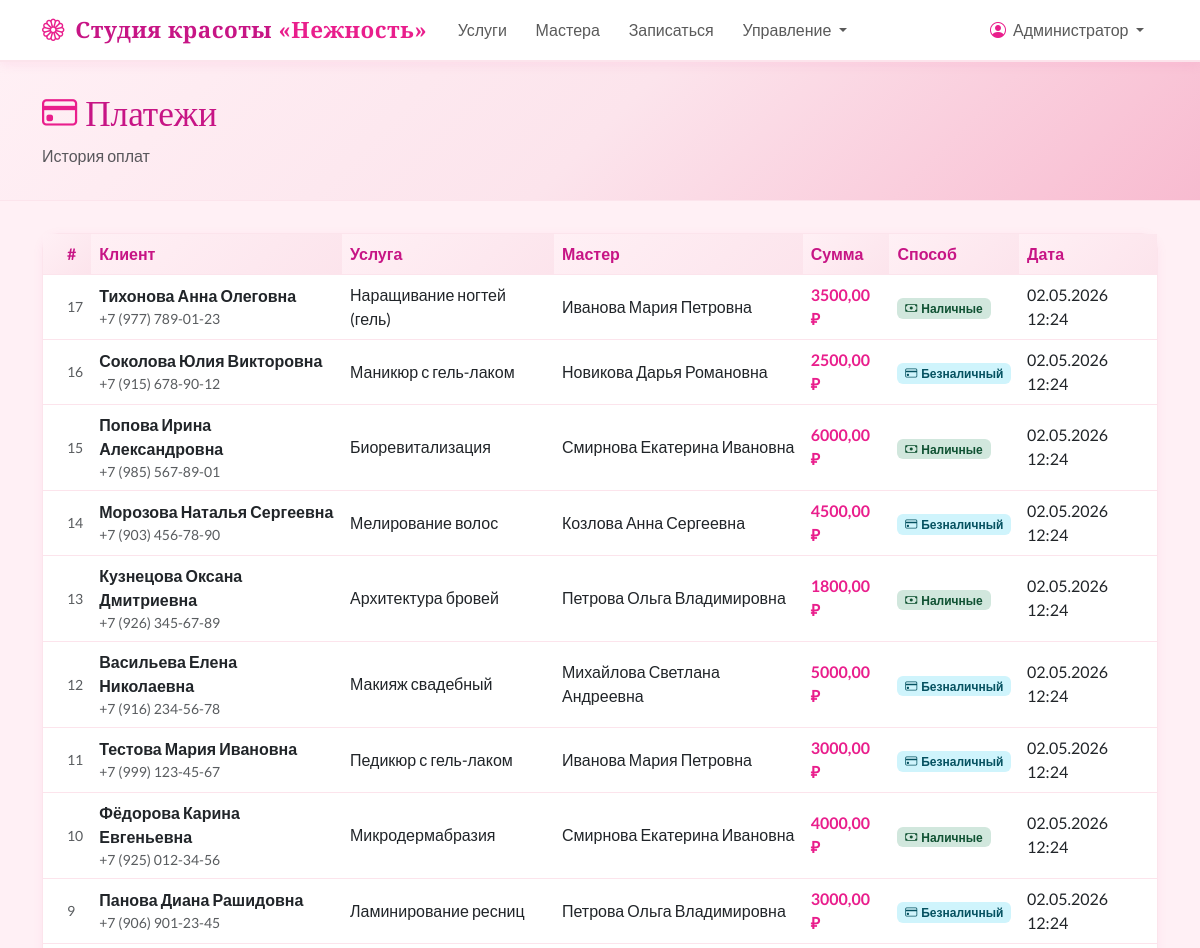
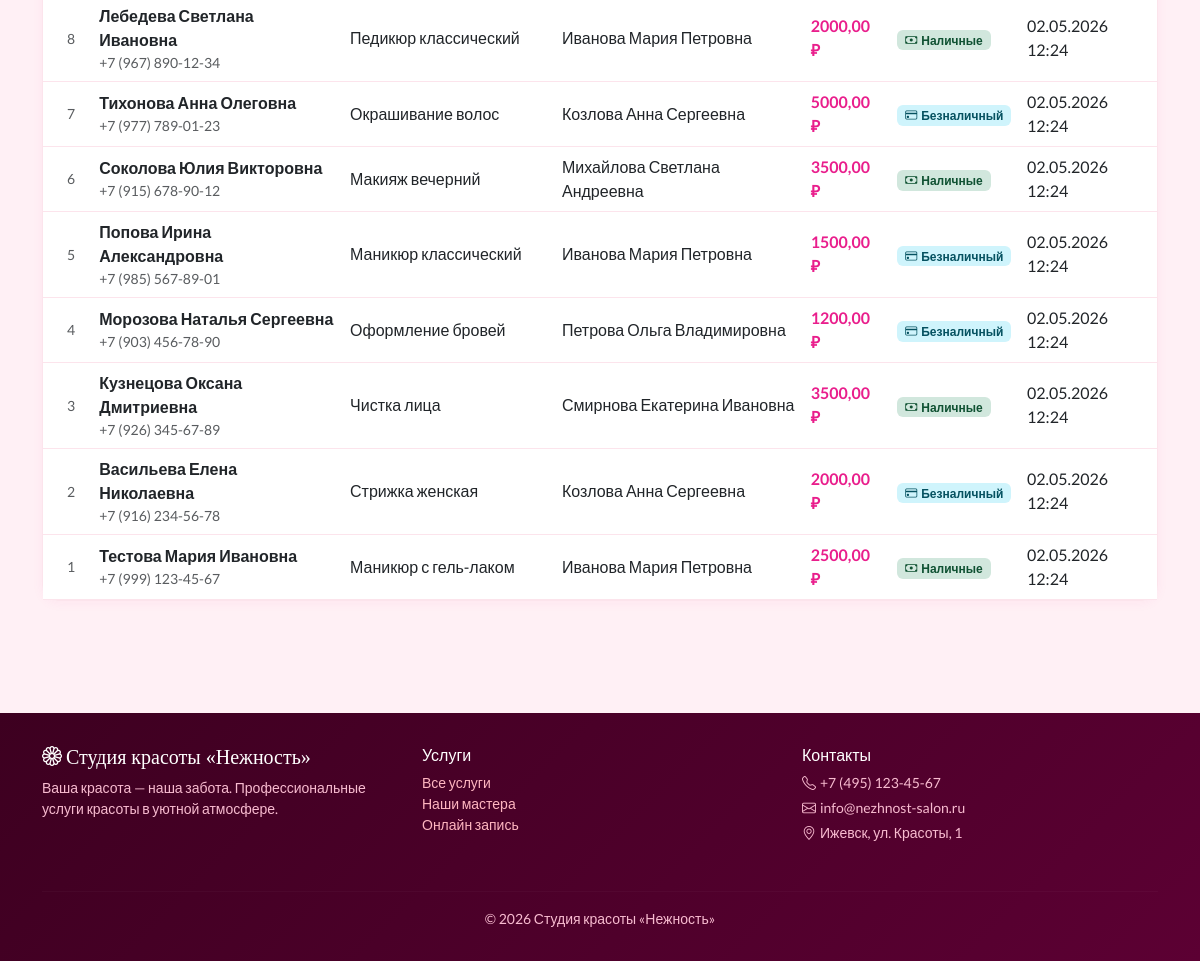
/payments/ (signed in), run on the app's committed database (2 pictures, top to bottom).
### apps/payments/models.py (models this page shows, shortened)
class Payment(models.Model):
    METHOD_CASH = 'cash'
    METHOD_CARD = 'card'
    METHOD_CHOICES = [
        (METHOD_CASH, 'Наличные'),
        (METHOD_CARD, 'Безналичный'),
    ]
    booking = models.OneToOneField(Booking, on_delete=models.CASCADE, related_name='payment', verbose_name='Запись')
    amount = models.DecimalField('Сумма', max_digits=10, decimal_places=2)
    method = models.CharField('Способ оплаты', max_length=10, choices=METHOD_CHOICES)
    paid_at = models.DateTimeField('Дата оплаты', auto_now_add=True)
    notes = models.TextField('Примечание', blank=True)
    class Meta:
        verbose_name = 'Платёж'
        verbose_name_plural = 'Платежи'

### apps/bookings/models.py (models this page shows, shortened)
class Booking(models.Model):
    STATUS_PENDING = 'pending'
    STATUS_CONFIRMED = 'confirmed'
    STATUS_ARRIVED = 'arrived'
    STATUS_COMPLETED = 'completed'
    STATUS_CANCELLED = 'cancelled'
    STATUS_NO_SHOW = 'no_show'
    STATUS_CHOICES = [
        (STATUS_PENDING, 'Ожидает подтверждения'),
        (STATUS_CONFIRMED, 'Подтверждено'),
        (STATUS_ARRIVED, 'Клиент пришёл'),
        (STATUS_COMPLETED, 'Выполнено'),
        (STATUS_CANCELLED, 'Отменено'),
        (STATUS_NO_SHOW, 'Не явился'),
    ]
    client = models.ForeignKey(Client, on_delete=models.SET_NULL, null=True, blank=True, related_name='bookings', verbose_name='Клиент')
    guest_name = models.CharField('Имя гостя', max_length=100, blank=True)
    guest_phone = models.CharField('Телефон гостя', max_length=20, blank=True)
    master = models.ForeignKey(Master, on_delete=models.CASCADE, related_name='bookings', verbose_name='Мастер')
    service = models.ForeignKey(Service, on_delete=models.CASCADE, verbose_name='Услуга')
    date = models.DateField('Дата')
    start_time = models.TimeField('Время начала')
    end_time = models.TimeField('Время окончания')
    status = models.CharField('Статус', max_length=20, choices=STATUS_CHOICES, default=STATUS_PENDING)
    notes = models.TextField('Примечания клиента', blank=True)
    created_at = models.DateTimeField(auto_now_add=True)
    updated_at = models.DateTimeField(auto_now=True)
    class Meta:
        verbose_name = 'Запись'
        verbose_name_plural = 'Записи'
        ordering = ['date', 'start_time']

### apps/clients/models.py (models this page shows, shortened)
class Client(models.Model):
    user = models.OneToOneField(User, on_delete=models.CASCADE, related_name='client_profile', null=True, blank=True)
    full_name = models.CharField('ФИО', max_length=200)
    phone = models.CharField('Телефон', max_length=20, unique=True)
    email = models.EmailField('Email', blank=True, null=True)
    created_at = models.DateTimeField('Дата регистрации', auto_now_add=True)
    notes = models.TextField('Заметки', blank=True)
    class Meta:
        verbose_name = 'Клиент'
        verbose_name_plural = 'Клиенты'
    def visit_count(self):
        return self.bookings.filter(status='completed').count()
    visit_count.short_description = 'Визитов'

### apps/masters/models.py (models this page shows, shortened)
class Service(models.Model):
    CATEGORY_MANICURE = 'manicure'
    CATEGORY_HAIR = 'hair'
    CATEGORY_SKIN = 'skin'
    CATEGORY_BROWS = 'brows'
    CATEGORY_MAKEUP = 'makeup'
    CATEGORY_OTHER = 'other'
    CATEGORY_CHOICES = [
        (CATEGORY_MANICURE, 'Маникюр и педикюр'),
        (CATEGORY_HAIR, 'Волосы'),
        (CATEGORY_SKIN, 'Уход за кожей'),
        (CATEGORY_BROWS, 'Брови и ресницы'),
        (CATEGORY_MAKEUP, 'Макияж'),
        (CATEGORY_OTHER, 'Другое'),
    ]
    name = models.CharField('Название услуги', max_length=200)
    category = models.CharField('Категория', max_length=20, choices=CATEGORY_CHOICES, default=CATEGORY_OTHER)
    photo = models.ImageField('Фото услуги', upload_to='services/', blank=True, null=True)
    duration_minutes = models.PositiveIntegerField('Длительность (мин)')
    price = models.DecimalField('Цена', max_digits=10, decimal_places=2)
    description = models.TextField('Описание', blank=True)
    is_active = models.BooleanField('Активна', default=True)
    class Meta:
        verbose_name = 'Услуга'
        verbose_name_plural = 'Услуги'

class Master(models.Model):
    full_name = models.CharField('ФИО', max_length=200)
    specialization = models.CharField('Специализация', max_length=200)
    photo = models.ImageField('Фото', upload_to='masters/', blank=True, null=True)
    services = models.ManyToManyField(Service, through='MasterService', verbose_name='Услуги')
    bio = models.TextField('О мастере', blank=True)
    is_active = models.BooleanField('Активен', default=True)
    class Meta:
        verbose_name = 'Мастер'
        verbose_name_plural = 'Мастера'

### apps/payments/views.py (the view)
# urls.py: path('', views.payments_list, name='payments_list'),
@staff_member_required
def payments_list(request):
    payments = Payment.objects.select_related('booking__client', 'booking__master', 'booking__service').order_by('-paid_at')
    return render(request, 'admin_panel/payments_list.html', {'payments': payments})

### templates/admin_panel/payments_list.html (shortened to what this page needs)
{% extends 'base.html' %}
{% block content %}
<div class="page-header">
    <div class="container">
        <h1><i class="bi bi-credit-card me-2" style="color: var(--pink-primary);"></i>Платежи</h1>
        <p class="text-muted mb-0">История оплат</p>
    </div>
</div>
<div class="container pb-5">
    <div class="card">
        <div class="card-body p-0">
            {% if payments %}
            <div class="table-responsive">
                <table class="table table-hover mb-0">
                    <thead>
                        <tr>
                            <th class="ps-4">#</th>
                            <th>Клиент</th>
                            <th>Услуга</th>
                            <th>Мастер</th>
                            <th>Сумма</th>
                            <th>Способ</th>
                            <th>Дата</th>
                        </tr>
                    </thead>
                    <tbody>
                        {% for payment in payments %}
                        <tr>
                            <td class="ps-4 text-muted small">{{ payment.pk }}</td>
                            <td>
                                <strong>{{ payment.booking.client.full_name }}</strong>
                                <div class="small text-muted">{{ payment.booking.client.phone }}</div>
                            </td>
                            <td>{{ payment.booking.service.name }}</td>
                            <td>{{ payment.booking.master.full_name }}</td>
                            <td>
                                <strong style="color: var(--pink-primary);">{{ payment.amount }} ₽</strong>
                            </td>
                            <td>
                                {% if payment.method == 'cash' %}
                                <span class="badge" style="background: #d1e7dd; color: #0f5132;">
                                    <i class="bi bi-cash me-1"></i>Наличные
                                </span>
                                {% else %}
                                <span class="badge" style="background: #cff4fc; color: #055160;">
                                    <i class="bi bi-credit-card me-1"></i>Безналичный
                                </span>
                                {% endif %}
                            </td>
                            <td>{{ payment.paid_at|date:"d.m.Y H:i" }}</td>
                        </tr>
                        {% endfor %}
                    </tbody>
                </table>
            </div>
            {% else %}
            <div class="text-center py-5">
                <div style="font-size: 4rem; opacity: 0.3; color: var(--pink-primary);"><i class="bi bi-credit-card"></i></div>
                <h5 class="text-muted mt-3">Платежей нет</h5>
            </div>
            {% endif %}
        </div>
    </div>
</div>
{% endblock %}

### templates/base.html (shortened to what this page needs)
<!DOCTYPE html>
<html lang="ru">
<head>
    <link href="https://cdn.jsdelivr.net/npm/bootstrap@5.3.0/dist/css/bootstrap.min.css" rel="stylesheet">
    <link href="https://cdn.jsdelivr.net/npm/bootstrap-icons@1.11.0/font/bootstrap-icons.css" rel="stylesheet">
</head>
<body>
    <nav class="navbar navbar-expand-lg sticky-top">
        <div class="container">
            <a class="navbar-brand" href="/">
                <i class="bi bi-flower1 me-1" style="color: var(--pink-primary);"></i>
                Студия красоты <span>«Нежность»</span>
            </a>
            <div class="collapse navbar-collapse" id="navbarMain">
                <ul class="navbar-nav me-auto mb-2 mb-lg-0">
                    <li class="nav-item">
                        <a class="nav-link" href="/services/">
                            Услуги
                        </a>
                    </li>
                    <li class="nav-item">
                        <a class="nav-link" href="/masters/">
                            Мастера
                        </a>
                    </li>
                    {% if user.is_authenticated %}
                    <li class="nav-item">
                        <a class="nav-link" href="/bookings/book/">
                            Записаться
                        </a>
                    </li>
                    {% endif %}
                    {% if user.is_staff %}
                    <li class="nav-item dropdown">
                        <a class="nav-link dropdown-toggle" href="#" data-bs-toggle="dropdown">
                            Управление
                        </a>
                    </li>
                    {% endif %}
                </ul>
                <ul class="navbar-nav ms-auto">
                    {% if user.is_authenticated %}
                    <li class="nav-item dropdown">
                        <a class="nav-link dropdown-toggle" href="#" data-bs-toggle="dropdown">
                            <i class="bi bi-person-circle me-1" style="color: var(--pink-primary);"></i>
                            {{ user.get_full_name|default:user.username }}
                        </a>
                    </li>
                    {% endif %}
                </ul>
            </div>
        </div>
    </nav>
    <main>
        {% block content %}{% endblock %}
    </main>
    <footer>
        <div class="container">
            <div class="row">
                <div class="col-md-4 mb-3">
                    <h5 class="text-white" style="font-family: 'Playfair Display', serif;">
                        <i class="bi bi-flower1 me-1"></i>Студия красоты «Нежность»
                    </h5>
                    <p class="small">Ваша красота — наша забота. Профессиональные услуги красоты в уютной атмосфере.</p>
                </div>
                <div class="col-md-4 mb-3">
                    <h6 class="text-white">Услуги</h6>
                    <ul class="list-unstyled small">
                        <li><a href="/services/">Все услуги</a></li>
                        <li><a href="/masters/">Наши мастера</a></li>
                        <li><a href="/bookings/book/">Онлайн запись</a></li>
                    </ul>
                </div>
                <div class="col-md-4 mb-3">
                    <h6 class="text-white">Контакты</h6>
                    <p class="small mb-1"><i class="bi bi-telephone me-1"></i>+7 (495) 123-45-67</p>
                    <p class="small mb-1"><i class="bi bi-envelope me-1"></i>info@nezhnost-salon.ru</p>
                    <p class="small"><i class="bi bi-geo-alt me-1"></i>Ижевск, ул. Красоты, 1</p>
                </div>
            </div>
            <hr style="border-color: rgba(255,255,255,0.1);">
            <div class="text-center small">
                <p class="mb-0">&copy; 2026 Студия красоты «Нежность»</p>
            </div>
        </div>
    </footer>
</body>
</html>

### templates/base.html (style rules this page uses)
:root { --pink-lightest: #fff0f5; --pink-light: #ffb6c1; --pink-medium: #ff69b4; --pink-primary: #e91e8c; --pink-dark: #c71585; --pink-card: #fff8fa; --pink-accent: #f48fb1; --pink-border: #fce4ec; }
* { box-sizing: border-box; }
body { background-color: var(--pink-lightest); font-family: 'Lato', sans-serif; color: #4a4a4a; min-height: 100vh; }
h1, h2, h3, h4, h5, .display-font { font-family: 'Playfair Display', serif; }
.navbar { background: #ffffff; border-bottom: 2px solid var(--pink-border); box-shadow: 0 2px 12px rgba(233, 30, 140, 0.08); }
.navbar-brand { font-family: 'Playfair Display', serif; font-size: 1.4rem; font-weight: 700; color: var(--pink-dark) !important; letter-spacing: 0.5px; }
.navbar-brand span { color: var(--pink-primary); }
.nav-link { color: #5a5a5a !important; font-weight: 500; transition: color 0.2s; padding: 0.5rem 0.9rem !important; border-radius: 6px; }
.card { border: 1px solid var(--pink-border); border-radius: 16px; background: var(--pink-card); box-shadow: 0 2px 12px rgba(233, 30, 140, 0.05); transition: box-shadow 0.3s; }
.page-header { background: linear-gradient(135deg, #fff0f5 0%, #fce4ec 50%, #f8bbd0 100%); border-bottom: 1px solid var(--pink-border); padding: 2rem 0; margin-bottom: 2rem; }
.page-header h1 { color: var(--pink-dark); font-size: 2.2rem; }
.table th { background: linear-gradient(135deg, var(--pink-lightest), #fce4ec); color: var(--pink-dark); font-weight: 700; border-color: var(--pink-border); white-space: nowrap; }
.table td { border-color: var(--pink-border); vertical-align: middle; }
footer { background: linear-gradient(135deg, #3d0020, #5c0033); color: #f8bbd0; padding: 2rem 0; margin-top: 4rem; }
footer a { color: var(--pink-light); text-decoration: none; }
body:not(.modal-open) { overflow-y: auto !important; padding-right: 0 !important; }

### data on the page
Payment: pk "17", booking.client.full_name "Тихонова Анна Олеговна", booking.client.phone "+7 (977) 789-01-23", booking.service.name "Наращивание ногтей (гель)", booking.master.full_name "Иванова Мария Петровна", amount "3500,00", method "cash" (drawn), paid_at "02.05.2026 12:24"
Payment: pk "16", booking.client.full_name "Соколова Юлия Викторовна", booking.client.phone "+7 (915) 678-90-12", booking.service.name "Маникюр с гель-лаком", booking.master.full_name "Новикова Дарья Романовна", amount "2500,00", method "card" (drawn), paid_at "02.05.2026 12:24"
Payment: pk "15", booking.client.full_name "Попова Ирина Александровна", booking.client.phone "+7 (985) 567-89-01", booking.service.name "Биоревитализация", booking.master.full_name "Смирнова Екатерина Ивановна", amount "6000,00", method "cash" (drawn), paid_at "02.05.2026 12:24"
Payment: pk "14", booking.client.full_name "Морозова Наталья Сергеевна", booking.client.phone "+7 (903) 456-78-90", booking.service.name "Мелирование волос", booking.master.full_name "Козлова Анна Сергеевна", amount "4500,00", method "card" (drawn), paid_at "02.05.2026 12:24"
Payment: pk "13", booking.client.full_name "Кузнецова Оксана Дмитриевна", booking.client.phone "+7 (926) 345-67-89", booking.service.name "Архитектура бровей", booking.master.full_name "Петрова Ольга Владимировна", amount "1800,00", method "cash" (drawn), paid_at "02.05.2026 12:24"
Payment: pk "12", booking.client.full_name "Васильева Елена Николаевна", booking.client.phone "+7 (916) 234-56-78", booking.service.name "Макияж свадебный", booking.master.full_name "Михайлова Светлана Андреевна", amount "5000,00", method "card" (drawn), paid_at "02.05.2026 12:24"
Payment: pk "11", booking.client.full_name "Тестова Мария Ивановна", booking.client.phone "+7 (999) 123-45-67", booking.service.name "Педикюр с гель-лаком", booking.master.full_name "Иванова Мария Петровна", amount "3000,00", method "card" (drawn), paid_at "02.05.2026 12:24"
Payment: pk "10", booking.client.full_name "Фёдорова Карина Евгеньевна", booking.client.phone "+7 (925) 012-34-56", booking.service.name "Микродермабразия", booking.master.full_name "Смирнова Екатерина Ивановна", amount "4000,00", method "cash" (drawn), paid_at "02.05.2026 12:24"
Payment: pk "9", booking.client.full_name "Панова Диана Рашидовна", booking.client.phone "+7 (906) 901-23-45", booking.service.name "Ламинирование ресниц", booking.master.full_name "Петрова Ольга Владимировна", amount "3000,00", method "card" (drawn), paid_at "02.05.2026 12:24"
Payment: pk "8", booking.client.full_name "Лебедева Светлана Ивановна", booking.client.phone "+7 (967) 890-12-34", booking.service.name "Педикюр классический", booking.master.full_name "Иванова Мария Петровна", amount "2000,00", method "cash" (drawn), paid_at "02.05.2026 12:24"
Payment: pk "7", booking.client.full_name "Тихонова Анна Олеговна", booking.client.phone "+7 (977) 789-01-23", booking.service.name "Окрашивание волос", booking.master.full_name "Козлова Анна Сергеевна", amount "5000,00", method "card" (drawn), paid_at "02.05.2026 12:24"
Payment: pk "6", booking.client.full_name "Соколова Юлия Викторовна", booking.client.phone "+7 (915) 678-90-12", booking.service.name "Макияж вечерний", booking.master.full_name "Михайлова Светлана Андреевна", amount "3500,00", method "cash" (drawn), paid_at "02.05.2026 12:24"
Payment: pk "5", booking.client.full_name "Попова Ирина Александровна", booking.client.phone "+7 (985) 567-89-01", booking.service.name "Маникюр классический", booking.master.full_name "Иванова Мария Петровна", amount "1500,00", method "card" (drawn), paid_at "02.05.2026 12:24"
Payment: pk "4", booking.client.full_name "Морозова Наталья Сергеевна", booking.client.phone "+7 (903) 456-78-90", booking.service.name "Оформление бровей", booking.master.full_name "Петрова Ольга Владимировна", amount "1200,00", method "card" (drawn), paid_at "02.05.2026 12:24"
Payment: pk "3", booking.client.full_name "Кузнецова Оксана Дмитриевна", booking.client.phone "+7 (926) 345-67-89", booking.service.name "Чистка лица", booking.master.full_name "Смирнова Екатерина Ивановна", amount "3500,00", method "cash" (drawn), paid_at "02.05.2026 12:24"
Payment: pk "2", booking.client.full_name "Васильева Елена Николаевна", booking.client.phone "+7 (916) 234-56-78", booking.service.name "Стрижка женская", booking.master.full_name "Козлова Анна Сергеевна", amount "2000,00", method "card" (drawn), paid_at "02.05.2026 12:24"
Payment: pk "1", booking.client.full_name "Тестова Мария Ивановна", booking.client.phone "+7 (999) 123-45-67", booking.service.name "Маникюр с гель-лаком", booking.master.full_name "Иванова Мария Петровна", amount "2500,00", method "cash" (drawn), paid_at "02.05.2026 12:24"

### other printed values
{{ user.get_full_name|default:user.username }} "Администратор"
